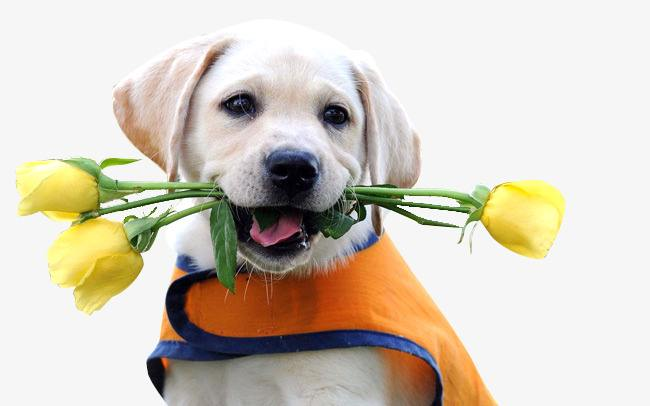
#> input picture opencv_study_notes/图像基本操作/dog_3.jpeg, 650 x 406 px
$ jupyter execute '图像金字塔.ipynb'
#> lines starting #> are read from the running program, lines starting #| are printed output that depends on the picture
### 图像金字塔
在图像处理中常常会调整图像大小，最常见的就是放大(zoom in)和缩小(zoom out)，尽管几何变换也可以实现图像放大和缩小（如双线性差值、双类方差值等）。

但是图像金字塔的上采样和降采样可以得到下一层和上一层不同分辨率的图像，以在不同的尺度空间去做特征处理。一个图像金字塔是由一系列的图像组成，最底下一张是图像尺寸最大，最上方的图像尺寸最小。

图像金字塔可用在图像融合、重建、特征提取等方面

图像的采样点越多，像素越多，分辨率越高。

[cell 1]
import cv2
def cv_show(name,img):
    cv2.imshow(name,img)
    while cv2.waitKey(100) != 27:# loop if not get ESC
        if cv2.getWindowProperty(name,cv2.WND_PROP_VISIBLE) <= 0:
            break
    cv2.destroyWindow(name)

[cell 2]
img = cv2.imread('dog_3.jpeg')
#> img is the input picture: shape (406, 650, 3); mean B, G, R 188.8, 202.8, 211.1
cv_show('orig',img)
#> (key Esc is pressed here)
print(img.shape)
#| (406, 650, 3)

### 高斯金字塔：向上采样方法（放大）
1.将图像在每个方向扩大为原来的两倍，新增的行和列以0填充。
2.使用先前同样的内核(乘以4)与放大后的图像卷积，获得近似值。

[cell 3]
up = cv2.pyrUp(img)
cv_show('orig',img)
#> (key Enter is pressed here)
print('up',up.shape)
#| up (812, 1300, 3)

### 高斯金字塔(Gaussianpyramid) – 用来对图像进行降采样
高斯金子塔是从底向上，逐层降采样得到（不能跳层）。降采样之后图像大小是原图像MxN的M/2 x N/2 ,就是对原图像删除偶数行与列，即得到降采样之后上一层的图片。

高斯金子塔的生成过程分为两步：

1）对当前层进行高斯模糊

2）删除当前层的偶数行与列

即可得到上一层的图像，这样上一层跟下一层相比，都只有它的1/4大小。

[cell 4]
down = cv2.pyrDown(img)
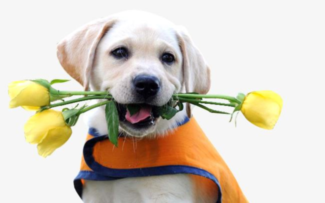
#> down: shape (203, 325, 3); mean B, G, R 188.8, 202.9, 211.2
cv_show('orig',img)
print('down',down.shape)
#| down (203, 325, 3)

### 值得注意的是，先对图像进行上采样，再进行下采样，原图信息仍会丢失，即是说对图像进行下采样一定会导致信息的丢失！

[cell 5]
up = cv2.pyrUp(img)
up_down = cv2.pyrDown(up)
import numpy as np
res = np.hstack((img,up_down))
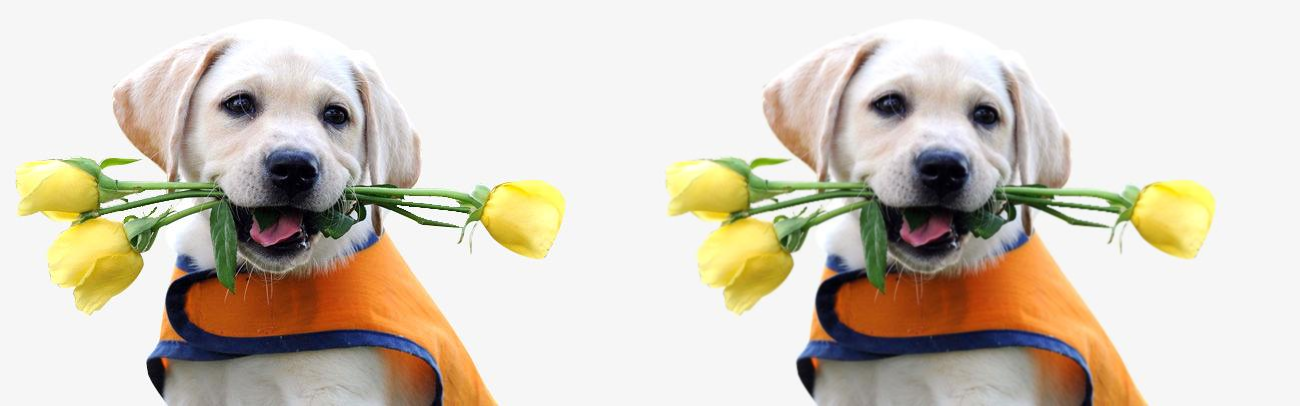
#> res: shape (406, 1300, 3); mean B, G, R 188.8, 202.8, 211.2
cv_show('res',res)

### 拉普拉斯金字塔(Laplacianpyramid)
用来从金字塔低层图像重建上层未采样图像，在数字图像处理中也即是预测残差，可以对图像进行最大程度的还原，配合高斯金字塔一起使用。
两者的简要区别：高斯金字塔用来向下降采样图像，而拉普拉斯金字塔则用来从金字塔底层图像中向上采样重建一个图像。
求法：先对原图像进行下采样，再进行上采样，使用原图像相减，即可得到丢失的信息。

[cell 6]
down = cv2.pyrDown(img)
down_up = cv2.pyrUp(down)
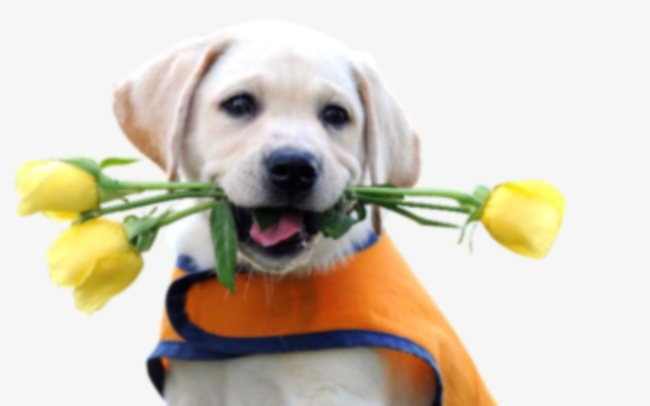
#> down_up: shape (406, 650, 3); mean B, G, R 188.8, 202.8, 211.2
l = img - down_up
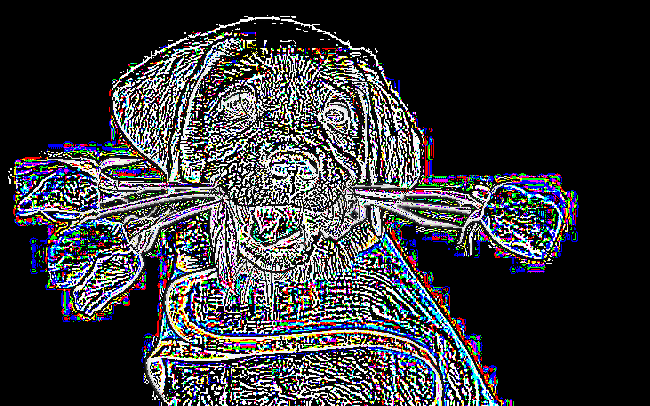
#> l: shape (406, 650, 3); mean B, G, R 58.5, 55.3, 54.9
cv_show('laplacian',l)

$ run again, with opencv_study_notes/图像基本操作/dog_1.jpeg copied over opencv_study_notes/图像基本操作/dog_3.jpeg
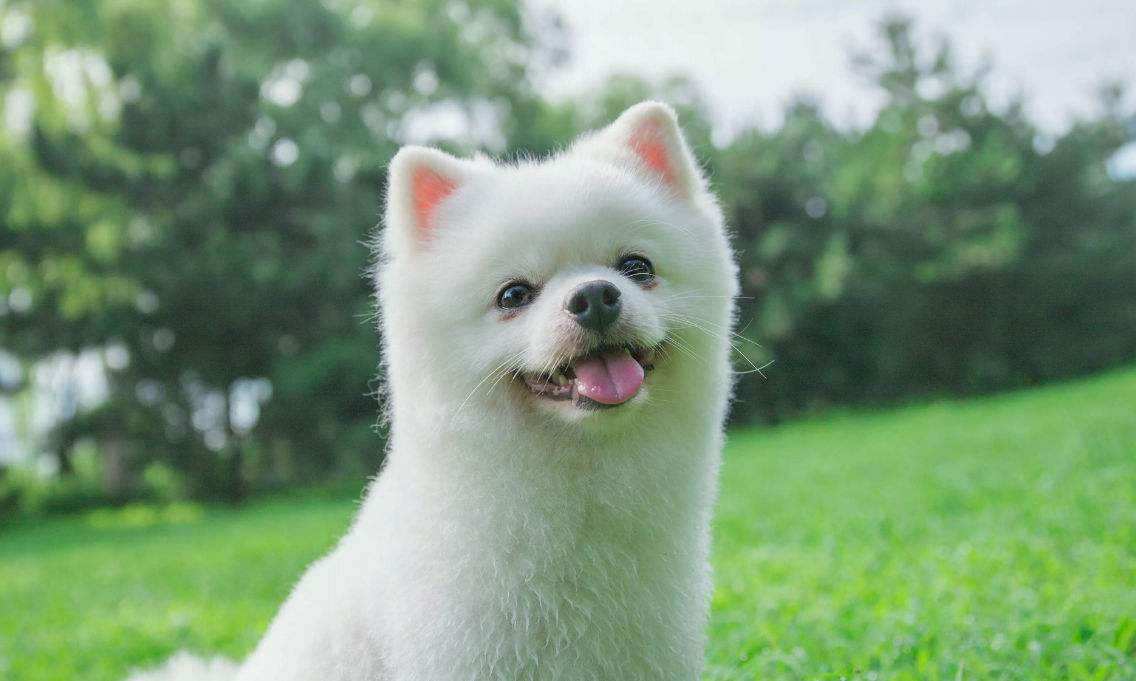
#> input picture opencv_study_notes/图像基本操作/dog_1.jpeg, 1136 x 681 px
#> img is the input picture: shape (681, 1136, 3); mean B, G, R 122.5, 154, 125.7
#| (681, 1136, 3)
#| up (1362, 2272, 3)
#| down (341, 568, 3)
#> `res = np.hstack((img,up_down))`:
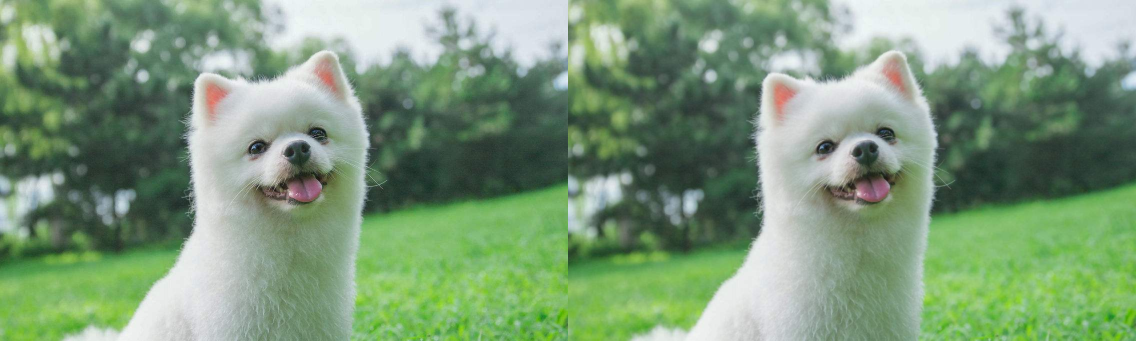
#> res: shape (681, 2272, 3) (shown at 1/2 size); mean B, G, R 122.5, 154, 125.8

$ run again, with opencv_study_notes/图像基本操作/dog_2.jpeg copied over opencv_study_notes/图像基本操作/dog_3.jpeg
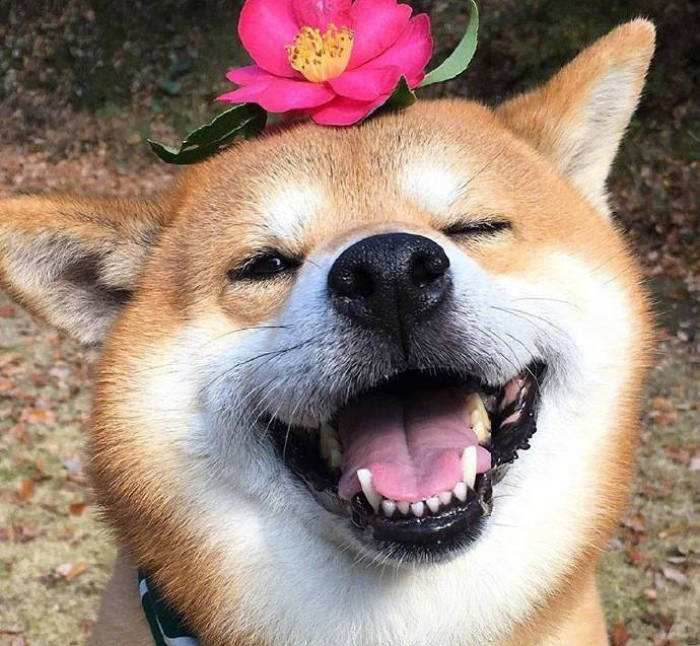
#> input picture opencv_study_notes/图像基本操作/dog_2.jpeg, 700 x 646 px
#> img is the input picture: shape (646, 700, 3); mean B, G, R 122.8, 133.2, 156.4
#| (646, 700, 3)
#| up (1292, 1400, 3)
#| down (323, 350, 3)
#> `res = np.hstack((img,up_down))`:
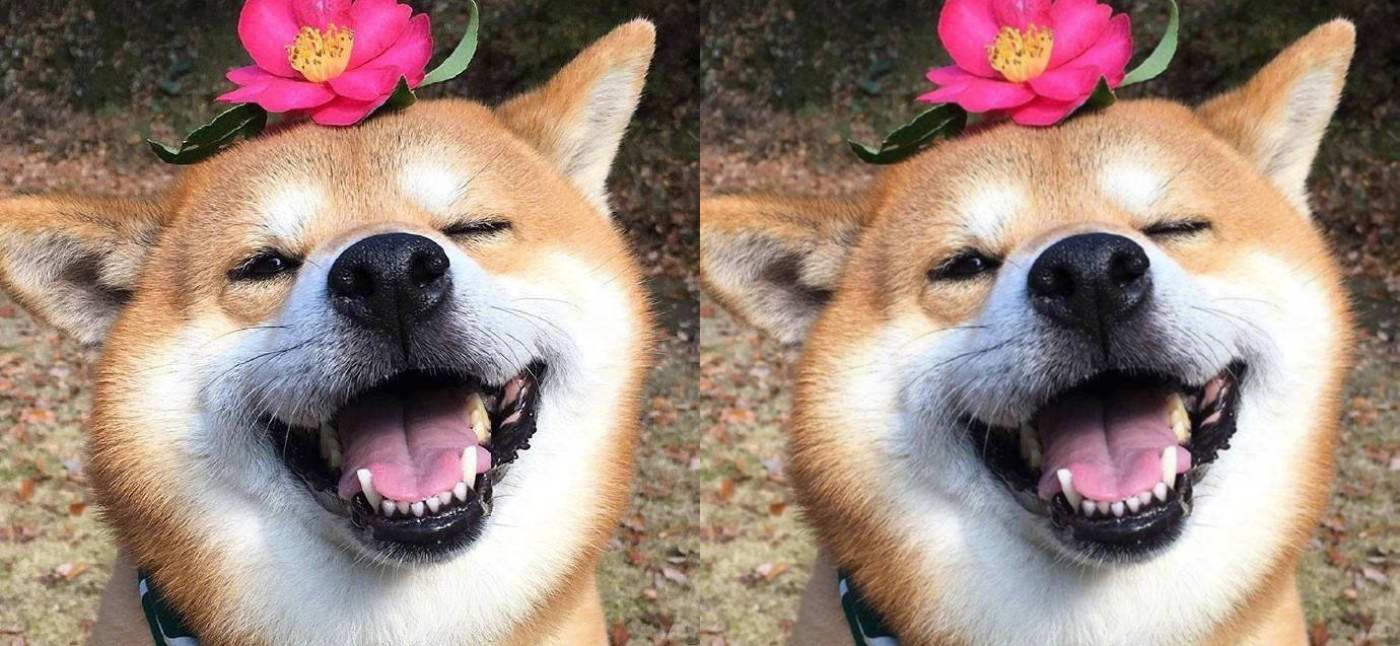
#> res: shape (646, 1400, 3); mean B, G, R 122.8, 133.2, 156.4
#> `l = img - down_up`:
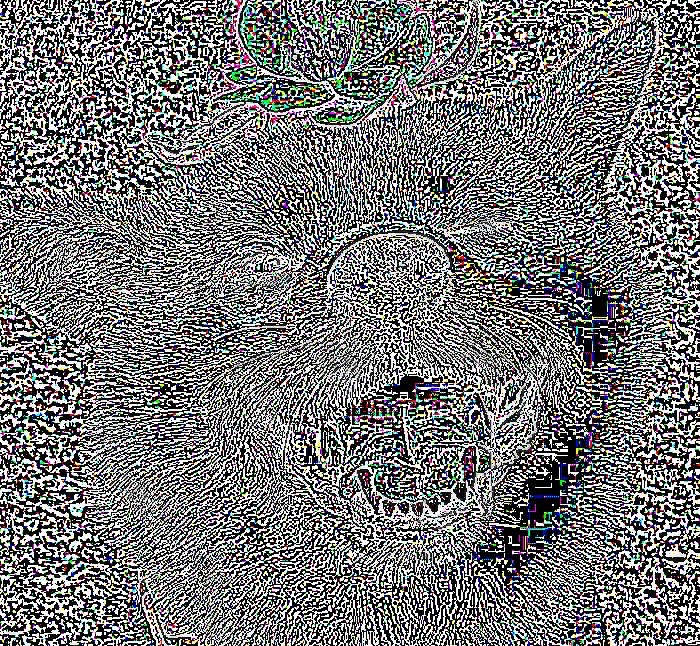
#> l: shape (646, 700, 3); mean B, G, R 117.7, 117.6, 117.1
